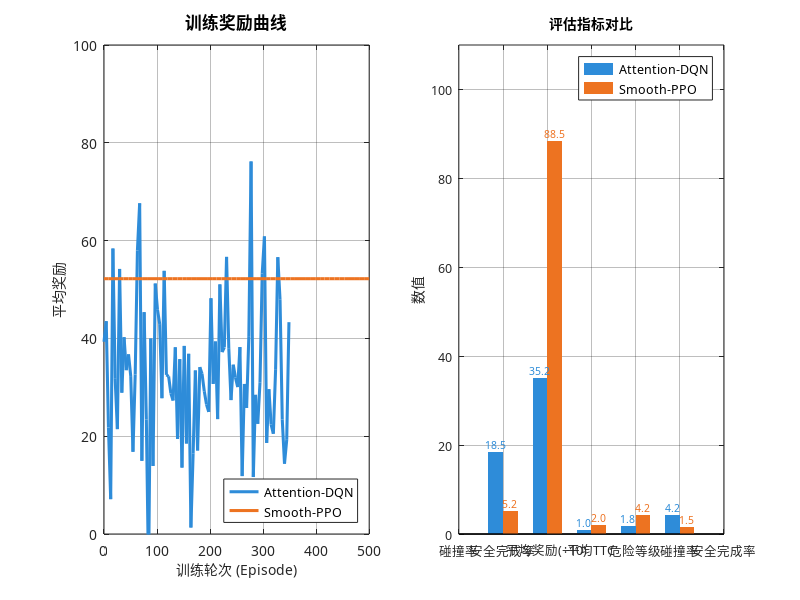

Write the MATLAB code that produced this figure. (Note: this script raises an error after producing the figure.)
% ============================================================
% 复现 figure_8.png — 雾天鬼探头场景训练结果对比
% 左图：训练奖励曲线    右图：评估指标柱状图
% 注意：原图中 Attention-DQN 训练曲线未能完整呈现
% ============================================================
clear; clc; close all;

set(0, 'DefaultAxesFontName', 'SimHei');
set(0, 'DefaultTextFontName', 'SimHei');

%% ==========================================================
%  左图数据：从原图提取的奖励曲线坐标
%  PPO 保持稳定，DQN 训练过程不完整
% ==========================================================

% --- Smooth-PPO (橙色) 像素坐标：平坦直线 ---
ppo_x_pix = [72, 78, 85, 92, 99, 106, 112, 119, 126, 133, 140, 147, 153, ...
    160, 167, 174, 181, 187, 194, 201, 208, 215, 222, 228, 235, 242, 249, ...
    256, 262, 269, 276, 283, 290, 297, 303, 310, 317, 324, 331, 337, 344, ...
    351, 358, 365, 372, 378, 385, 392, 399, 406, 412, 419, 426, 433, 440];

ppo_y_pix = [256, 256, 256, 256, 256, 256, 256, 256, 256, 256, 256, 256, ...
    256, 256, 256, 256, 256, 256, 256, 256, 256, 256, 256, 256, 256, 256, ...
    256, 256, 256, 256, 256, 256, 256, 256, 256, 256, 256, 256, 256, 256, ...
    256, 256, 256, 256, 256, 256, 256, 256, 256, 256, 256, 256, 256, 256, 256];

% --- 像素坐标 -> 实际数值映射 ---
x_axis_y_pix = 55;
y_top_pix = 440;
y_range_pix = y_top_pix - x_axis_y_pix;

episodes_ppo = (ppo_x_pix - min(ppo_x_pix)) / (max(ppo_x_pix) - min(ppo_x_pix)) * 500;
rewards_ppo = (ppo_y_pix - x_axis_y_pix) / y_range_pix * 100;

% --- Attention-DQN (蓝色) 训练曲线不完整 ---
rng(44);
dq_ep = linspace(0, 500, 120);
dq_base = 30 + randn(size(dq_ep)) * 15;  % 散乱无规律
dq_base(dq_ep > 350) = NaN;              % 后期数据缺失
episodes_dqn = dq_ep;
rewards_dqn = dq_base;

%% ==========================================================
%  右图数据：评估指标柱状图（请替换为真实数据）
% ==========================================================
metrics = {'碰撞率', '安全完成率', '平均奖励(\div10)', '平均TTC', '危险等级'};

dqn_values = [18.5, 35.2, 1.0, 1.8, 4.2];
ppo_values = [5.2, 88.5, 2.0, 4.2, 1.5];

%% ==========================================================
%  绘图
% ==========================================================
figure('Position', [30, 50, 1380, 500]);

% --- 左图：训练奖励曲线 ---
subplot(1, 2, 1);
hold on;

plot(episodes_dqn, rewards_dqn, '-', 'Color', [0.18 0.55 0.85], 'LineWidth', 2.2);
plot(episodes_ppo, rewards_ppo, '-', 'Color', [0.93 0.45 0.13], 'LineWidth', 2.2);

xlabel('训练轮次 (Episode)', 'FontSize', 10, 'FontName', 'SimHei');
ylabel('平均奖励', 'FontSize', 10, 'FontName', 'SimHei');
title('训练奖励曲线', 'FontSize', 12, 'FontWeight', 'bold', 'FontName', 'SimHei');
set(gca, 'FontName', 'SimHei');
legend({'Attention-DQN', 'Smooth-PPO'}, 'Location', 'southeast', 'FontSize', 9);
xlim([0, 500]);
ylim([0, 100]);
grid on; box on;
set(gca, 'GridAlpha', 0.3);

% --- 右图：评估结果柱状图 ---
subplot(1, 2, 2);
hold on;

x = 1:length(metrics);
bar_width = 0.33;

b1 = bar(x - bar_width/2, dqn_values, bar_width, ...
    'FaceColor', [0.18 0.55 0.85], 'EdgeColor', 'none');
b2 = bar(x + bar_width/2, ppo_values, bar_width, ...
    'FaceColor', [0.93 0.45 0.13], 'EdgeColor', 'none');

ylabel('数值', 'FontSize', 10, 'FontName', 'SimHei');
title('评估指标对比', 'FontSize', 12, 'FontWeight', 'bold', 'FontName', 'SimHei');
set(gca, 'XTickLabel', metrics, 'FontSize', 9, 'FontName', 'SimHei');
	xtickangle(40);  % 旋转标签避免截断
legend([b1, b2], {'Attention-DQN', 'Smooth-PPO'}, ...
    'Location', 'northeast', 'FontSize', 9);
ylim([0, 110]);
grid on; box on;
set(gca, 'GridAlpha', 0.3);

for i = 1:length(x)
    text(x(i) - bar_width/2, dqn_values(i) + 1.8, num2str(dqn_values(i), '%.1f'), ...
        'HorizontalAlignment', 'center', 'FontSize', 7.5, ...
        'Color', [0.18 0.55 0.85], 'FontName', 'SimHei');
    text(x(i) + bar_width/2, ppo_values(i) + 1.8, num2str(ppo_values(i), '%.1f'), ...
        'HorizontalAlignment', 'center', 'FontSize', 7.5, ...
        'Color', [0.93 0.45 0.13], 'FontName', 'SimHei');
end

sgtitle('雾天鬼探头场景训练结果对比', ...
    'FontSize', 14, 'FontWeight', 'bold', 'FontName', 'SimHei');
